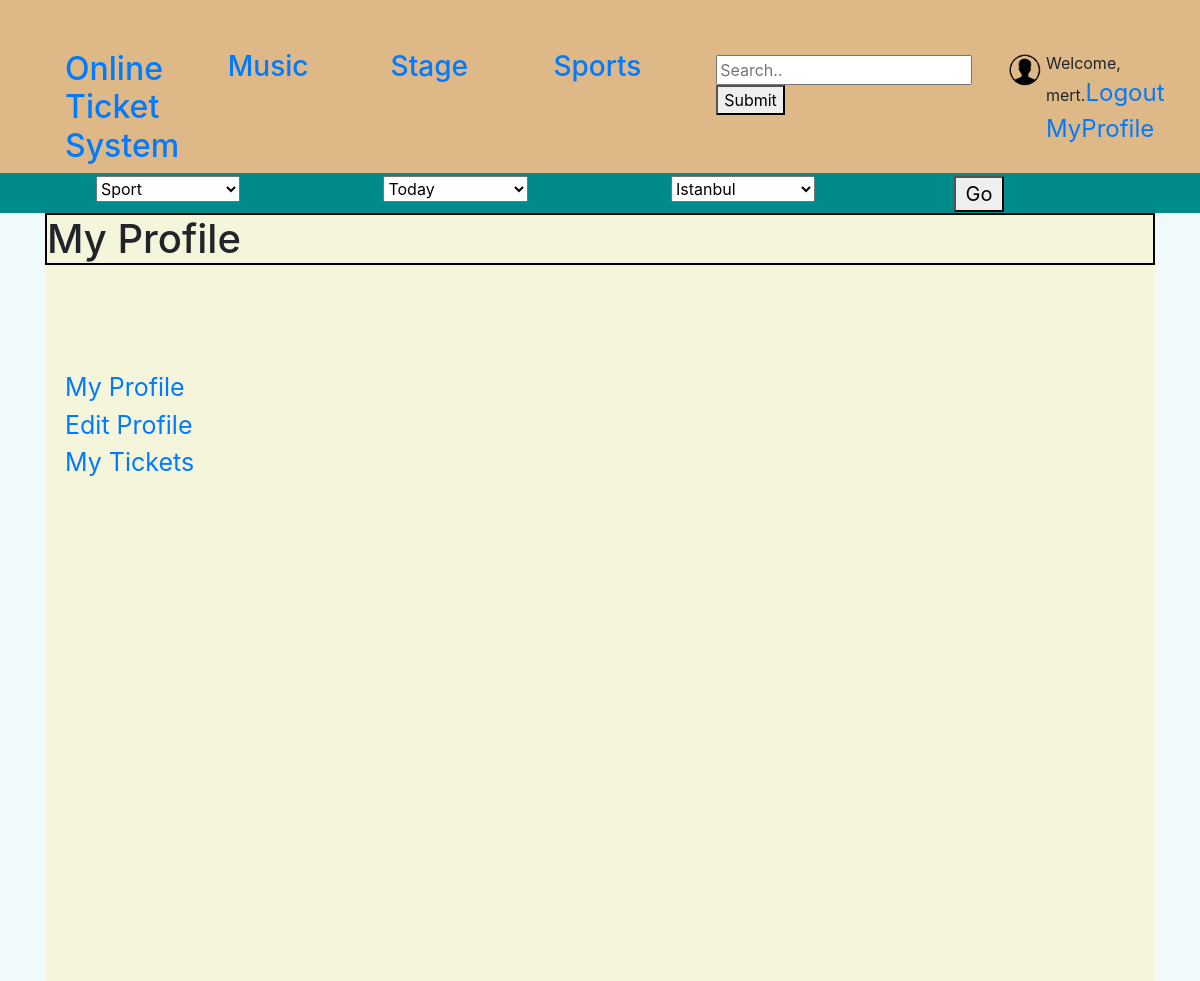
Page /account/tickets/ (signed in) on the earlier database version.
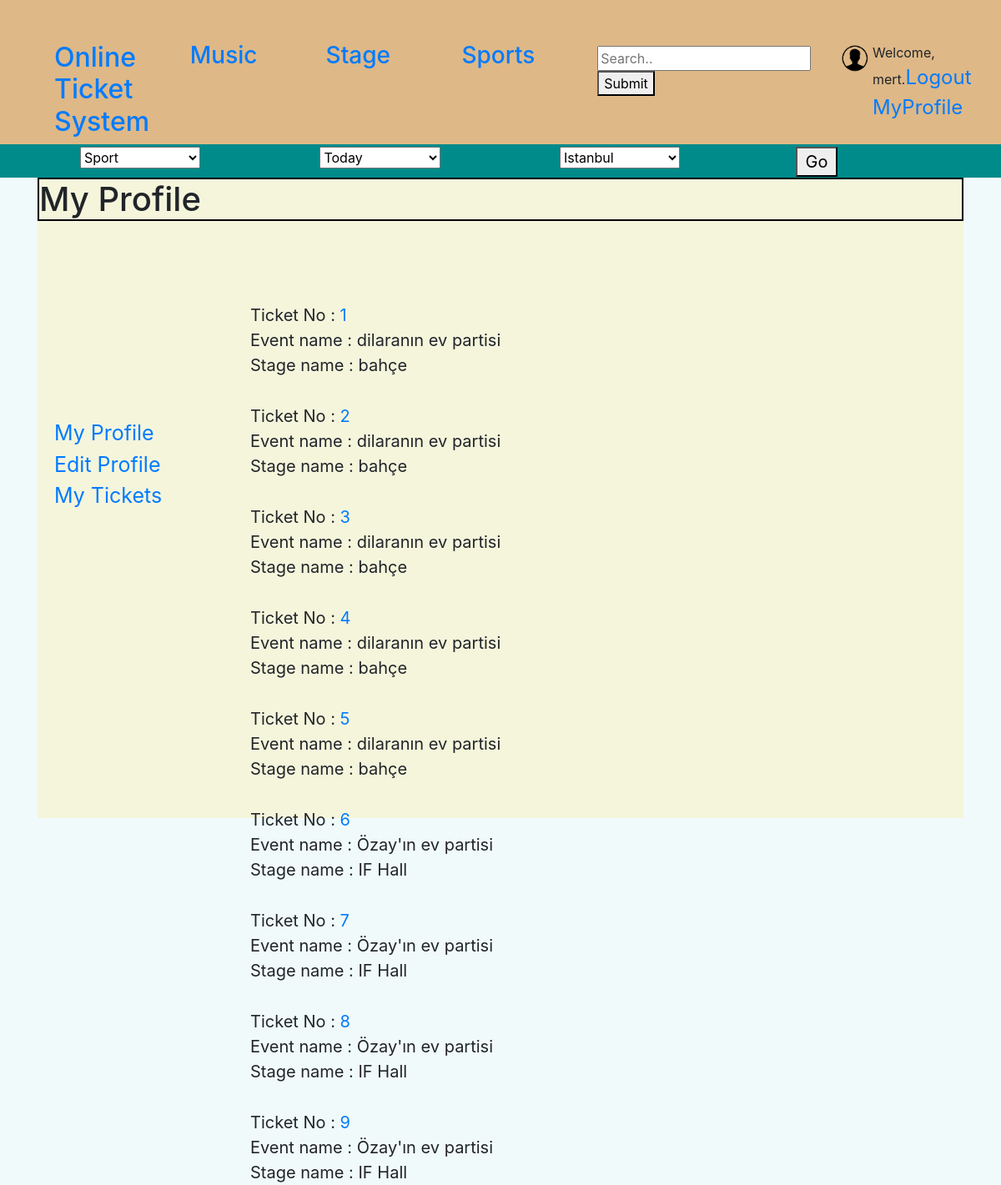
Same page on the later database version.
### website/models.py (models this page shows, shortened)
class Ticket(models.Model):
    event = models.ForeignKey(Event, on_delete=models.CASCADE)
    seat_number = models.CharField(max_length=10)
    user = models.ForeignKey(User, on_delete=models.CASCADE, null=True, blank=True)
    def get_ticket_review_url(self):
        return f"/account/tickets/{self.pk}/preview"

class Event(models.Model):
    name = models.CharField(max_length=50)
    stage = models.ForeignKey(Stage, on_delete=models.CASCADE)
    date = models.DateField()
    quota = models.IntegerField()
    price = models.IntegerField()
    isAvailable = models.BooleanField(default=False)
    isAccepted = models.BooleanField(default=False)
    rules = models.CharField(max_length=500)
    def __str__(self):
        return '' + self.name

class Stage(models.Model):
    place = models.CharField(max_length=100)
    address = models.CharField(max_length=200)
    quota = models.IntegerField()
    def __str__(self):
        return '' + self.place

### website/views.py (the view)
# urls.py: path('account/tickets/', views.my_tickets_view, name='my_tickets'),
@login_required
def my_tickets_view(request):
    user = request.user
    ticket_list = Ticket.objects.all().filter(user=user)
    context = {"ticket_list": ticket_list}
    return render(request, 'profile/my_tickets.html', context)

### templates/profile/my_tickets.html
{% extends 'profile/profile.html' %}
{% block info %}
    {% for ticket in ticket_list %}
        <p>Ticket No : <a href={{ ticket.get_ticket_review_url}}>{{ ticket.pk }}</a>
            <br>
            Event name : {{ ticket.event }}
            <br>
            Stage name : {{ ticket.event.stage}}
        </p>
    {% endfor %}
{% endblock %}

### templates/profile/profile.html (shortened to what this page needs)
{% extends 'base.html' %}
{% block head %}
    {% load static %}
    <link rel="stylesheet" type="text/css" href="{% static "css/profile/profil.css" %}">
{% endblock %}
{% block content %}
    <body>
<div id="mainDiv">
    <h1 id="header">My Profile</h1>
    <div class="infos">
        {% block info %}{% endblock %}
    </div>
    <div id="main_menu">
        <br><br>
        <a href="{% url 'my_profile' %}">My Profile</a><br>
        <a href="{% url 'edit_my_profile' %}">Edit Profile</a><br>
        <a href="{% url 'my_tickets' %}">My Tickets</a><br>
    </div>
</div>
    </body>
{% endblock %}

### templates/base.html (shortened to what this page needs)
<!DOCTYPE html>
<html lang="en">
<head>
    <link rel="stylesheet" href="https://stackpath.bootstrapcdn.com/bootstrap/4.4.1/css/bootstrap.min.css">
     {% block head %}
             {% endblock %}
     {% load static %}
    <link rel="stylesheet" type="text/css" href="{% static 'css/home.css' %}">
</head>
<body>
    <header>
        <div class="row" id='mainRow'>
            <div class="col-md">
                <div id="webSiteName">
                    <a href="{%  url 'home' %}">
                        <h2>Online Ticket System</h2>
                    </a>
                </div>
            </div>
            <div class="col-md">
                <div class="topicsName">
                    <a href="">
                        <h3>Music</h3>
                    </a>
                </div>
            </div>
            <div class="col-md">
                <div class="topicsName">
                    <a href="">
                        <h3>Stage</h3>
                    </a>
                </div>
            </div>
            <div class="col-md">
                <div class="topicsName">
                    <a href="">
                        <h3>Sports</h3>
                    </a>
                </div>
            </div>
            <div class="col-md">
                <div class="search-container">
                    <input type="text" placeholder="Search.." name="search">
                    <button type="submit">Submit</button>
                </div>
            </div>
            <div class="col-md">
                <div class="avatarDiv">
                    <img src={% static "media/user-avatar.png" %} alt="user-avatar">
                </div>
                <div class="accountTextDiv">
                    {% if user.is_authenticated %}
                    <p class="login">Welcome, {{ user.get_username }}.<a href="{% url 'logout' %}">Logout</a>
                    <a href="{% url 'my_profile' %}">MyProfile</a></p>
                    {% else %}
                    <p><a href="{% url 'login' %}">Login</a></p>
                    {% endif %}
                </div>
            </div>
        </div>
        <div class="row" id='searchFilterRow'>
            <div class="col-md">
                <div class="categories">
                    <select>
                        <option value="Sport">Sport</option>
                    </select>
                </div>
            </div>
            <div class="col-md">
                <div class="categories">
                    <select>
                        <option value="Today">Today</option>
                    </select>
                </div>
            </div>
            <div class="col-md">
                <div class="categories">
                    <select>
                        <option value="Istanbul">Istanbul</option>
                    </select>
                </div>
            </div>
            <div class="col-md">
                <div class="filterButton">
                    <button type="submit">Go</button>
                </div>
            </div>
        </div>
    </header>
    <div class="container-xl">
        <div id="content">
            {% block content %}
             {% endblock %}
        </div>
    </div>
</body>
</html>

### website/static/css/profile/profil.css (style rules this page uses)
body { margin: auto; }
#mainDiv { float: none; width: 100%; height: 768px; margin: auto; background-color: beige; }
#header { border:2px solid black; }
.infos p { padding-top: 15px; }
.infos { position: relative; width:600px; font-size:20px; height: 100px; margin: auto; margin-top: 7.5%; }
#main_menu { position: absolute; width:200px; top:30%; font-size: 25px; padding-left:20px; }

### website/static/css/home.css (style rules this page uses)
body { background-color: #F1FAFB; width: 100%; }
header { width: 100%; }
#webSiteName { float: left; width: 14%; height: 95%; margin: auto; }
.topicsName { float: left; width: 14%; height: 95%; margin: auto; }
.avatarDiv { float: left; width: 30%; height: 95%; margin: auto; margin-left: 2%; }
.avatarDiv img { max-width: 100%; max-height: 100%; }
.accountTextDiv { float: left; width: 14%; height: 95%; margin: auto; padding-top: 1%; margin-left: 1%; }
.accountTextDiv a { margin-top: 1%; font-size: x-large; }
.accountTextDiv p { width: 100%; }
.search-container { float: left; width: 16%; height: 80%; margin: auto; padding-top: 2%; }
.search-container input { float: left; margin: auto; }
#searchFilterRow { margin: auto; padding-left: 50px; text-align: center; background-color: darkcyan; }
#mainRow { margin: auto; padding-left: 50px; padding-right: 50px; padding-top: 50px; background-color: burlywood; }
#content { background-color: gray; }
.categories { float: left; width: 80%; height: 40px; margin: auto; padding-top: 1%; }
.categories select { width: 70%; height: 70%; }
.filterButton { float: left; width: 40%; height: 100%; margin: auto; padding-top: 1%; }
.filterButton button { font-size: 20px; width: 50px; }

Differences in the rows shown:
added Ticket: pk "1", event "dilaranın ev partisi", event.stage "bahçe"
added Ticket: pk "2", event "dilaranın ev partisi", event.stage "bahçe"
added Ticket: pk "3", event "dilaranın ev partisi", event.stage "bahçe"
added Ticket: pk "4", event "dilaranın ev partisi", event.stage "bahçe"
added Ticket: pk "5", event "dilaranın ev partisi", event.stage "bahçe"
added Ticket: pk "6", event "Özay'ın ev partisi", event.stage "IF Hall"
added Ticket: pk "7", event "Özay'ın ev partisi", event.stage "IF Hall"
added Ticket: pk "8", event "Özay'ın ev partisi", event.stage "IF Hall"
added Ticket: pk "9", event "Özay'ın ev partisi", event.stage "IF Hall"
